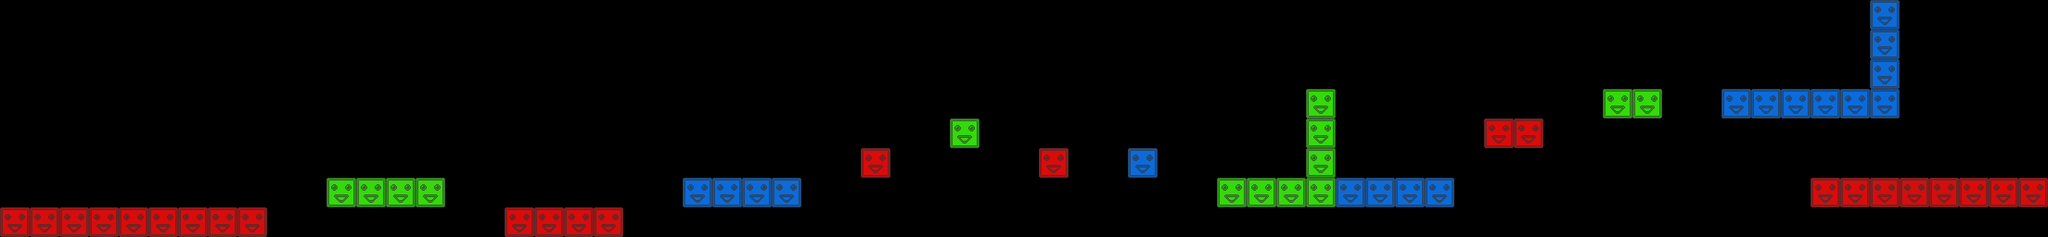

A 2D game scene composited from a Tiled map and its tileset images. What follows is a short description and the map's XML, with each tile layer's data collapsed to a summary:
An orthogonal 69x8 tile map with 32x32 px tiles, 3 tile layers (red, green, blue) and 17 objects.

<map version="1.0" orientation="orthogonal" width="69" height="8" tilewidth="32" tileheight="32">
 <tileset firstgid="1" name="blocks" tilewidth="32" tileheight="32">
  <image source="blocks.png" width="96" height="32" />
 </tileset>
 <layer name="red" width="69" height="8">
  <data>[552 cells, 25 non-empty, 1 distinct tile ids]</data>
 </layer>
 <layer name="green" width="69" height="8">
  <data>[552 cells, 14 non-empty, 1 distinct tile ids]</data>
 </layer>
 <layer name="blue" width="69" height="8">
  <data>[552 cells, 18 non-empty, 1 distinct tile ids]</data>
 </layer>
 <objectgroup name="crystals" width="69" height="8">
  <object x="241" y="208">
   <ellipse />
  </object>
  <object x="273" y="208">
   <ellipse />
  </object>
  <object x="320" y="144">
   <ellipse />
  </object>
  <object x="417" y="176">
   <ellipse />
  </object>
  <object x="512" y="111">
   <ellipse />
  </object>
  <object x="786" y="176">
   <ellipse />
  </object>
  <object x="818" y="177">
   <ellipse />
  </object>
  <object x="1041" y="113">
   <ellipse />
  </object>
  <object x="945" y="145">
   <ellipse />
  </object>
  <object x="1137" y="144">
   <ellipse />
  </object>
  <object x="1232" y="143">
   <ellipse />
  </object>
  <object x="1615" y="113">
   <ellipse />
  </object>
  <object x="1648" y="114">
   <ellipse />
  </object>
  <object x="1969" y="82">
   <ellipse />
  </object>
  <object x="2064" y="178">
   <ellipse />
  </object>
  <object x="2096" y="177">
   <ellipse />
  </object>
  <object x="2128" y="177">
   <ellipse />
  </object>
 </objectgroup>
</map>
